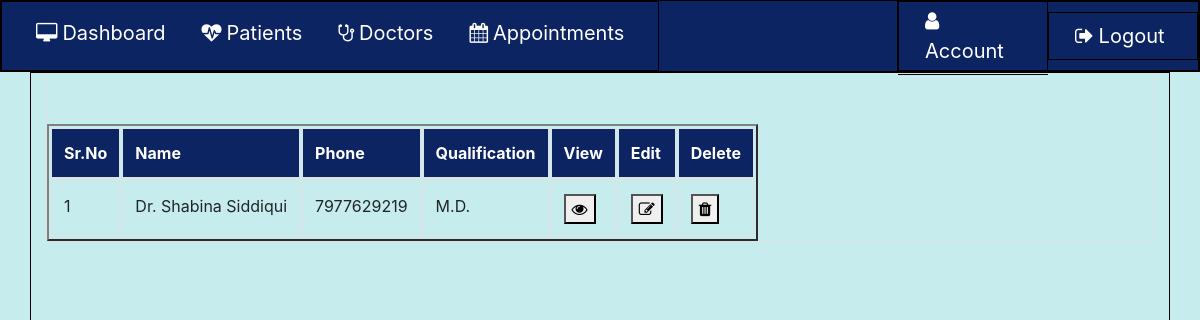
Screenshot of /alldoctor (signed in) with the database file from the repository.
### application/routes.py (models this page shows, shortened)
class Doctor(db.Model):
  __tablename__ = 'Doctor'
  id = db.Column(db.Integer, primary_key=True)
  dname = db.Column(db.String(20))
  dphone = db.Column(db.String(20))
  dqual = db.Column(db.String(100))
  profileimage = db.Column(db.String(20), nullable=False, default='default.jpg')

### application/routes.py (the view)
@app.route('/alldoctor',methods=['POST','GET'])
def alldoctor():
  if 'username' in session:
    if request.method=='GET':
      alldoctor=Doctor.query.all()
      return render_template('alldoctor.html',alldoctor=alldoctor)

### application/templates/alldoctor.html (shortened to what this page needs)
{% extends 'layout.html' %}{% include "includes/nav.html" %}{% block content%}
<div class="container">
  <div class="table table-bordered table-hover">
    {% if alldoctor %}
    <table border="2" cellpadding="5px">
      <thead class="thead">
        <tr>
          <th scope="col">Sr.No</th>
          <th scope="col">Name</th>
          <th scope="col">Phone</th>
          <th scope="col">Qualification</th>
          <th scope="col">View</th>
          <th scope="col">Edit</th>
          <th scope="col">Delete</th>
        </tr>
      </thead>
      {% for i in alldoctor %}
      <tr scope="row">
        <td></td>
        <td>{{ i.dname }}</td>
        <td>{{ i.dphone }}</td>
        <td>{{ i.dqual }}</td>
        <td>
          <button type="button" class="dbutton" onclick="window.location=''">
            <i class="fa fa-eye" aria-hidden="true"></i>
          </button>
        </td>
        <td>
          <button
            type="button"
            class="ubutton"
            onclick="window.location='editdoctor/{{ i.id }}'"
          >
            <i class="fa fa-pencil-square-o" aria-hidden="true"></i>
          </button>
        </td>
        <td>
          <button
            type="button"
            class="dbutton"
            onclick="window.location='deletedoctor/{{ i.id }}'"
          >
            <i class="fa fa-trash" aria-hidden="true"></i>
          </button>
        </td>
      </tr>
      {% endfor %}
    </table>
  </div>
</div>
{% endif %} {% endblock content %}

### application/static/main.css (style rules this page uses)
body { background: #c7ecee; height: 100vh; width: 100vw; background-size: cover; background-position: center; }

### application/static/patrcd.css (style rules this page uses)
body { counter-reset: Serial; }
table { border-collapse: separate; }
tr td:first-child:before { counter-increment: Serial; content: counter(Serial); }
table { margin-top: 50px; }
.container { display: flex; flex-direction: column; height: 100vh; }
.thead { background: #0c2461; color: white; }

### application/static/account.css (style rules this page uses)
div { border: 1px solid black; }

### rows the page displays
Doctor: dname "Dr. Shabina Siddiqui", dphone "7977629219", dqual "M.D."
